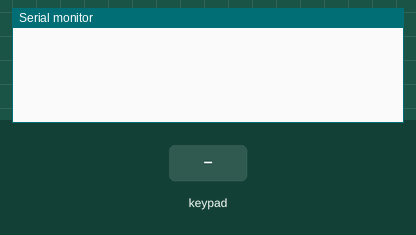
The sketch below on a simulated Arduino Uno, built with avr-gcc and run on an emulated ATmega328P. On the bench: the last lines printed to the serial monitor. The test bench sets the inputs (shaded band).

Above: at 1.2 s.
1.3 s: key 'y' pressed
At 2.6 s:
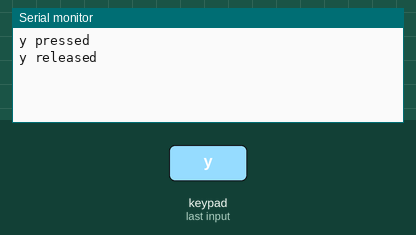
2.9 s: key '2' pressed
At 4.1 s:
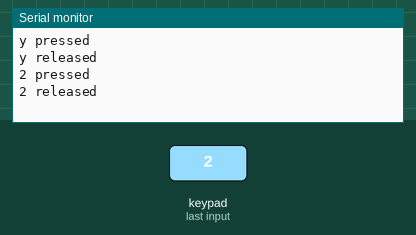
4.5 s: key 'p' pressed
At 5.3 s:
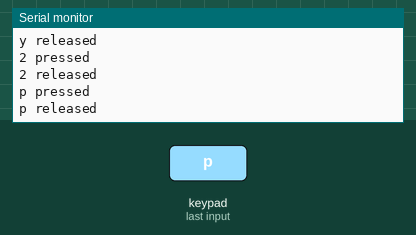
6.1 s: key 'e' pressed
At 7.4 s:
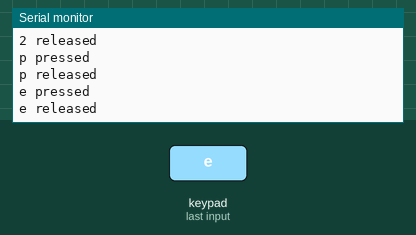
7.7 s: key 'g' pressed
At 9.0 s:
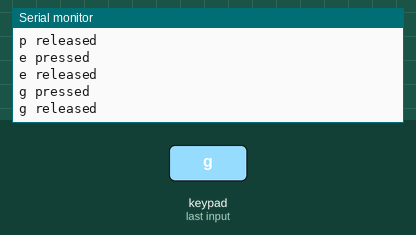
9.3 s: key 'a' pressed
At 10.2 s:
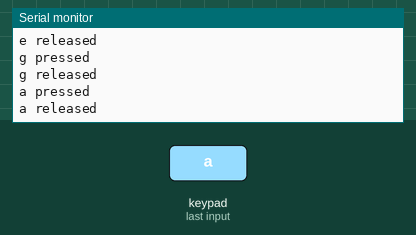

The sketch:

teclado.ino
```cpp
#include "Adafruit_Keypad.h"

const byte ROWS = 5; // rows
const byte COLS = 2; // columns
//define the symbols on the buttons of the keypads
char keys[ROWS][COLS] = {
    {'play', '2'},
    {'3', '4'},
    {'stop', '6'},
    {'mode', 'sube'},
    {'prog', 'baja'},

};
byte rowPins[ROWS] = {6, 7, 8, 9, 10}; //connect to the row pinouts of the keypad
byte colPins[COLS] = {4, 5};           //connect to the column pinouts of the keypad

//initialize an instance of class NewKeypad
Adafruit_Keypad customKeypad = Adafruit_Keypad(makeKeymap(keys), rowPins, colPins, ROWS, COLS);

void setup()
{
    Serial.begin(9600);
    customKeypad.begin();
}

void loop()
{
    // put your main code here, to run repeatedly:
    customKeypad.tick();

    while (customKeypad.available())
    {
        keypadEvent e = customKeypad.read();
        Serial.print((char)e.bit.KEY);
        if (e.bit.EVENT == KEY_JUST_PRESSED)
            Serial.println(" pressed");
        else if (e.bit.EVENT == KEY_JUST_RELEASED)
            Serial.println(" released");
    }

    delay(10);
}
```

pntcaminadora.cpp
```cpp
#include <LiquidCrystal_I2C.h>

LiquidCrystal_I2C lcd(0x27,20,4);  // set the LCD address to 0x27 for a 16 chars and 2 line display

void setup()
{
  lcd.init();
  lcd.backlight();
  lcd.setCursor(5,0);
  lcd.print("Cima ltda");
  lcd.setCursor(4,1);
  lcd.print("Mantenimiento");
   lcd.setCursor(10,2);
  lcd.print("&");
   lcd.setCursor(5,3);
  lcd.print("Desarrollo");
}


void loop()
{
}
```

Measured:
- after the input at 1.3 s, the serial monitor: prints a new line at once (image 1)
- after the input at 2.9 s, the serial monitor: prints a new line at once (image 2)
- after the input at 4.5 s, the serial monitor: prints a new line at once (image 3)
- after the input at 6.1 s, the serial monitor: prints a new line at once (image 4)
- after the input at 7.7 s, the serial monitor: prints a new line at once (image 5)
- after the input at 9.3 s, the serial monitor: prints a new line at once (image 6)
